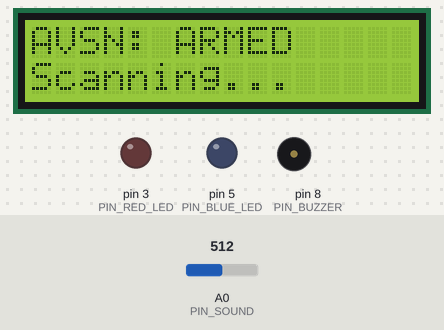
A sketch run on a simulated Arduino Uno, built with avr-gcc and run on an emulated ATmega328P. Shown: 16×2 character LCD, output pins drawn as LEDs (lit = HIGH), buzzer (waves = sounding). Dashed ring = blinking. The test bench sets the inputs (shaded band); at power-on: A0 (PIN_SOUND) = 512. What the sketch prints to the serial monitor is not drawn.

Above: at 3.3 s.
3.4 s: A0 (PIN_SOUND) set to 987
4.9 s: A0 (PIN_SOUND) set to 1015
At 5.0 s:
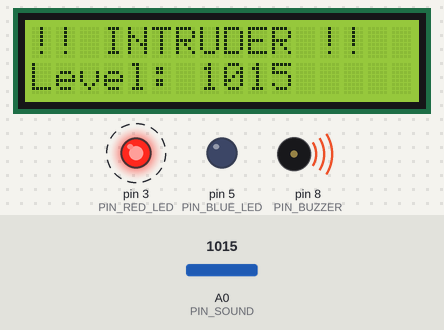
6.8 s: A0 (PIN_SOUND) set to 1023
At 9.08 s:
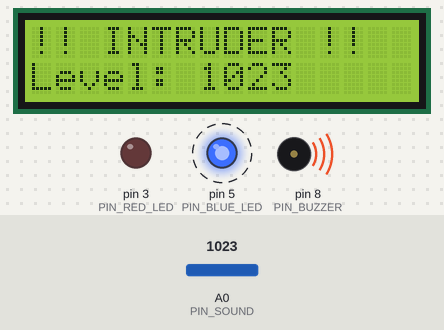
Timing chart, 0 to 15.8 s (numbered marks = the images above; inputs shaded):
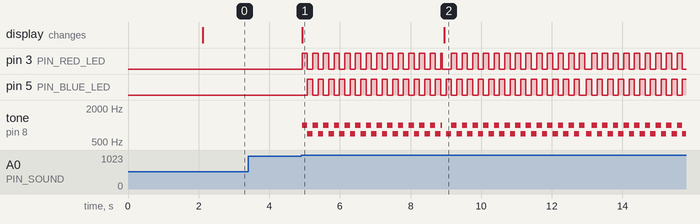

Measured:
- the behaviour switches between 1000 and 1001 on A0 (PIN_SOUND) (found by bisection; images 0 and 1)
- after the input at 3.4 s, every drawn part: stays the same
- after the input at 4.9 s, pin 3 (PIN_RED_LED): alternates HIGH for 0.15 s and LOW for 0.15 s, starting at once; pin 5 (PIN_BLUE_LED): alternates HIGH for 0.15 s and LOW for 0.15 s, starting after 0.18 s; tone on pin 8 (PIN_BUZZER): alternates 1000 Hz for 0.15 s and 700 Hz for 0.15 s, starting at once; the display: changes at once (image 1)
- after the input at 6.8 s, the display: changes after 2.2 s (image 2)

The sketch:

AVSNprototype2.ino
```cpp
// Setup: basic LEDs (Pins 3,5), Buzzer (Pin 8), Sound (A0), I2C LCD

//Download liquidcrystal library
#include <Wire.h>
#include <LiquidCrystal_I2C.h>

// PIN MAPPING
#define PIN_SOUND   A0
#define PIN_RED_LED 3
#define PIN_BLUE_LED 5
#define PIN_BUZZER  8

//LED have a resistor connected in the anode via a microcontroller pin

// --- CONFIGURATION ---
// Sensitivity: Lower this number (e.g., 400) to make it trigger easier. Worked best at 1000 for me(Play around with).
const int SOUND_THRESHOLD = 1000;
const long ALARM_DURATION = 4000; // How long the alarm lasts (ms), change as you wish.

// --- OBJECTS & VARIABLES ---
//Must find lcd specifications (my module was 0x27)
LiquidCrystal_I2C lcd(0x27, 16, 2);

bool isAlarmActive = false;
unsigned long alarmStartTime = 0;
unsigned long lastFlashTime = 0;
bool toggleState = false;

void setup() {
  Serial.begin(115200); // Important: Must match Python baud rate

  pinMode(PIN_SOUND, INPUT);
  pinMode(PIN_RED_LED, OUTPUT);
  pinMode(PIN_BLUE_LED, OUTPUT);
  pinMode(PIN_BUZZER, OUTPUT);

  // Initialize LCD
  lcd.init();
  lcd.backlight();
  lcd.setCursor(0, 0);
  lcd.print("AVSN: SYSTEM");
  lcd.setCursor(0, 1);
  lcd.print("ONLINE...");
  delay(2000);

  // Ready State
  resetSystem();
}

void loop() {
  int soundLevel = analogRead(PIN_SOUND);

  // 1. TRIGGER LOGIC
  if (soundLevel > SOUND_THRESHOLD && !isAlarmActive) {
    activateAlarm(soundLevel);
  }

  // 2. ALARM LOOP
  if (isAlarmActive) {
    // Flash Lights & Siren logic
    if (millis() - lastFlashTime > 150) { // Flash every 150ms
      lastFlashTime = millis();
      toggleState = !toggleState;

      if (toggleState) {
        digitalWrite(PIN_RED_LED, HIGH);
        digitalWrite(PIN_BLUE_LED, LOW);
        tone(PIN_BUZZER, 1000); // High pitch
      } else {
        digitalWrite(PIN_RED_LED, LOW);
        digitalWrite(PIN_BLUE_LED, HIGH);
        tone(PIN_BUZZER, 700);  // Low pitch
      }
    }

    // Check Timer
    if (millis() - alarmStartTime > ALARM_DURATION) {
      resetSystem();
    }
  }
}

void activateAlarm(int level) {
  isAlarmActive = true;
  alarmStartTime = millis();

  // Update LCD
  lcd.clear();
  lcd.setCursor(0, 0);
  lcd.print("!! INTRUDER !!");
  lcd.setCursor(0, 1);
  lcd.print("Level: "); lcd.print(level);

  // SEND MESSAGE TO PYTHON
  Serial.print("TRIGGER,");
  Serial.println(level);
}

void resetSystem() {
  isAlarmActive = false;
  digitalWrite(PIN_RED_LED, LOW);
  digitalWrite(PIN_BLUE_LED, LOW);
  noTone(PIN_BUZZER);

  lcd.clear();
  lcd.setCursor(0, 0);
  lcd.print("AVSN: ARMED");
  lcd.setCursor(0, 1);
  lcd.print("Scanning...");

  Serial.println("RESET,0");
}
```
